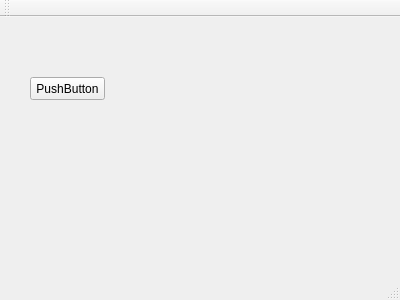
<?xml version="1.0" encoding="UTF-8"?>
<ui version="4.0">
 <class>MainWindow</class>
 <widget class="QMainWindow" name="MainWindow">
  <property name="geometry">
   <rect>
    <x>0</x>
    <y>0</y>
    <width>400</width>
    <height>300</height>
   </rect>
  </property>
  <property name="windowTitle">
   <string>MainWindow</string>
  </property>
  <widget class="QWidget" name="centralWidget">
   <widget class="QPushButton" name="pushButton">
    <property name="geometry">
     <rect>
      <x>30</x>
      <y>60</y>
      <width>75</width>
      <height>23</height>
     </rect>
    </property>
    <property name="text">
     <string>PushButton</string>
    </property>
   </widget>
  </widget>
  <widget class="QMenuBar" name="menuBar">
   <property name="geometry">
    <rect>
     <x>0</x>
     <y>0</y>
     <width>400</width>
     <height>18</height>
    </rect>
   </property>
  </widget>
  <widget class="QToolBar" name="mainToolBar">
   <attribute name="toolBarArea">
    <enum>TopToolBarArea</enum>
   </attribute>
   <attribute name="toolBarBreak">
    <bool>false</bool>
   </attribute>
  </widget>
  <widget class="QStatusBar" name="statusBar"/>
 </widget>
 <layoutdefault spacing="6" margin="11"/>
 <resources/>
 <connections/>
</ui>
